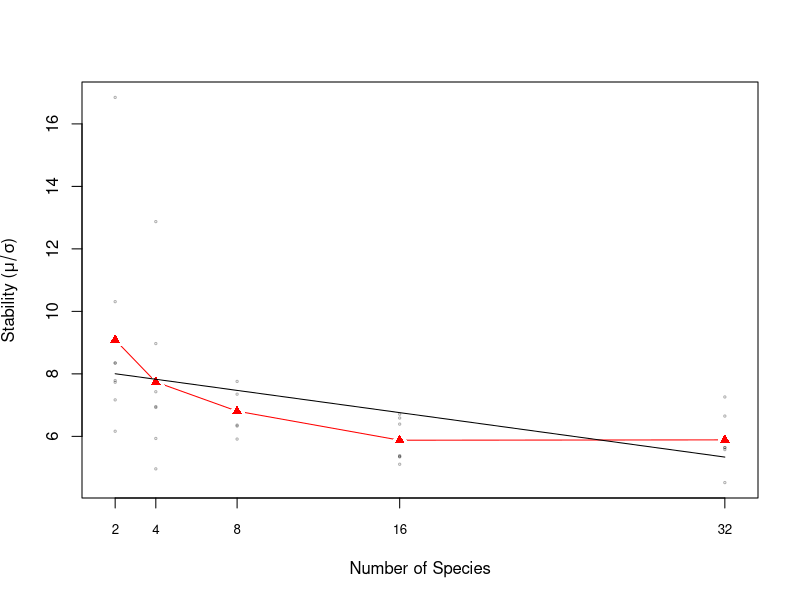

Source code (R):
rm(list=ls())

#set working directory
# wd = "/Users/atredenn/Documents/Projects/Diversity_Stability/"
# setwd(wd)
# getwd()

#for source file
# "/Users/atredenn/Documents/Projects/Diversity_Stability/Diversity-Stability_Code/LoreauModel_Multi-species.R"

model <- function(Nspecies, time){
  rm = numeric(Nspecies)
  N = matrix(ncol = Nspecies, nrow = time)
  K = numeric(Nspecies)
  K.log = numeric(Nspecies)
  evar = numeric(Nspecies)
  dvar = numeric(Nspecies)
  beta = matrix(nrow = Nspecies, ncol = (Nspecies-1))
  Ntot = numeric(time)
  r = matrix(ncol=Nspecies, nrow=time)
  comp.spp = matrix(nrow=Nspecies, ncol=(Nspecies-1))
  sum.comp = numeric(Nspecies)

  for (i in 1:Nspecies){
    K.log[i] <- rnorm(1, log(10000), 0.7)
    K[i] <- exp(K.log[i])
    
    evar[i] <- runif(1, 0, 0.02)
    dvar[i] <- runif(1, 0, 2)
    
    rm[i] <- runif(1, 0.2, 1.5)
    
    N[1,i] <- rnorm(1, K[i], 500)
    
    for (j in 1:(Nspecies-1)){
      rand.mean <- round(runif(1, 0, 0.05), 1)
      beta[i,j] <- rnorm(1, rand.mean, 0.02)
    }
  
    beta[2:Nspecies,1] <- 0.4
    evar[1] <- runif(1, 0.1, 0.2)
    
  }
  
  Ntot[1] <- sum(N[1,])
  
  for(t in 2:time){
    for(i in 1:Nspecies){
      
#       if (i != Nspecies){
#         spp <- seq(i+1, Nspecies, 1)
#         leftover <- (Nspecies-1) - (length(spp))
#         if (leftover == 0) {
#           spp <- spp
#         }
#         else{
#           spp2 <- seq(1, leftover, 1)
#           spp <- c(spp, spp2)
#         }
#          
#       }
#       else{
#         spp <- seq(1, (Nspecies-1), 1)
#       }
#       
      n.seq = seq(1, Nspecies, 1)
      n.index = n.seq[n.seq!=i]
      
      for(j in 1:(Nspecies-1)){
        comp.spp[i,j] <- ((beta[i,j] * N[t-1,n.index[j]])/K[n.index[j]])
      }
      sum.comp[i] <- sum(comp.spp[i,])
      whitevar <- rnorm(1, mean=0)
      dnoise <- rnorm(1, mean=0)
      
      r[t, i] <- rm[i] * (1-(N[t-1,i]/K[i]) - sum.comp[i]) + evar[i] * whitevar + (dvar[i] * dnoise/sqrt(N[t-1, i]))    
      N[t, i] <- N[t-1, i] + N[t-1, i] * r[t, i]
    }
    
    Ntot[t] = sum(N[t,])
  }
  
  population <- matrix(ncol=Nspecies, nrow=time)
  population <- cbind(N, Ntot)
  return(population)
}



years = 10
N.sim = c(2,4,8,16,32)
sims = 10
cv = matrix(ncol=length(N.sim), nrow=sims)

for(i in 1:length(N.sim)){
  for(j in 1:sims){
    two.species <- model(Nspecies=N.sim[i], time=years)
    Ntot = two.species[1:years,ncol(two.species)]
    cv[j,i] = mean(Ntot)/sd(Ntot)
  }
  
}


cv = cv[complete.cases(cv),]












write.csv(cv, "stability_simulations.csv")


N = matrix(ncol=5, nrow=length(cv[,1]))
N[,1]=2
N[,2]=4
N[,3]=8
N[,4]=16
N[,5]=32
# N=log(N)
plot(N[,1], cv[,1], xlim=c(min(N)-0.4,max(N)+0.4), pch=21, col="#00000050", cex=0.3,
     xlab="Number of Species", ylab=expression(paste("Stability (", mu/sigma, ")")),
     ylim = c(min(cv), max(cv)), axes=FALSE)
axis(1, at=N[1,], labels=c("2", "4", "8", "16", "32"), cex.axis=0.8)
axis(2)
box()
points(N[,2], cv[,2], pch=21, col="#00000050", cex=0.3)
points(N[,3], cv[,3], pch=21, col="#00000050", cex=0.3)
points(N[,4], cv[,4], pch=21, col="#00000050", cex=0.3)
points(N[,5], cv[,5], pch=21, col="#00000050", cex=0.3)


means = c(mean(cv[,1]), mean(cv[,2]), mean(cv[,3]), mean(cv[,4]), mean(cv[,5]))
lines(N[1,], means, col="red")

points(N[1,1], mean(cv[,1]), pch=17, col="white", cex=2)
points(N[1,1], mean(cv[,1]), pch=17, col="red", cex=1)
points(N[1,2], mean(cv[,2]), pch=17, col="white", cex=2)
points(N[1,2], mean(cv[,2]), pch=17, col="red", cex=1)
points(N[1,3], mean(cv[,3]), pch=17, col="white", cex=2)
points(N[1,3], mean(cv[,3]), pch=17, col="red", cex=1)
points(N[1,4], mean(cv[,4]), pch=17, col="white", cex=2)
points(N[1,4], mean(cv[,4]), pch=17, col="red", cex=1)
points(N[1,5], mean(cv[,5]), pch=17, col="white", cex=2)
points(N[1,5], mean(cv[,5]), pch=17, col="red", cex=1)



cv.long = as.vector(cv)
spp = c(rep(N.sim[1], length(cv[,1])),
      rep(N.sim[2], length(cv[,1])),
      rep(N.sim[3], length(cv[,1])),
      rep(N.sim[4], length(cv[,1])),
      rep(N.sim[5], length(cv[,1])))

mod <- lm(cv.long ~ spp)
summary(mod)
pred = predict(mod)
pred = unique(pred)
lines(N[1,], pred)
